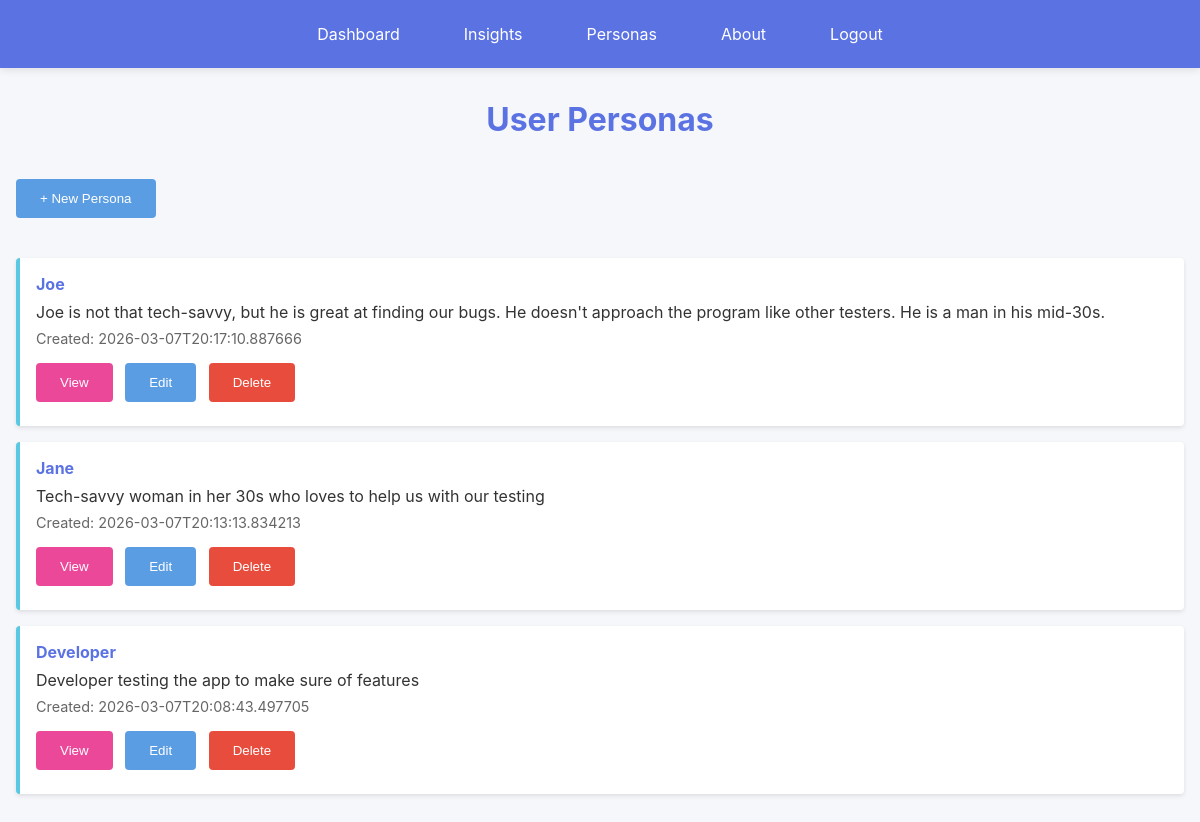
Page /personas (signed in) on the earlier database version.
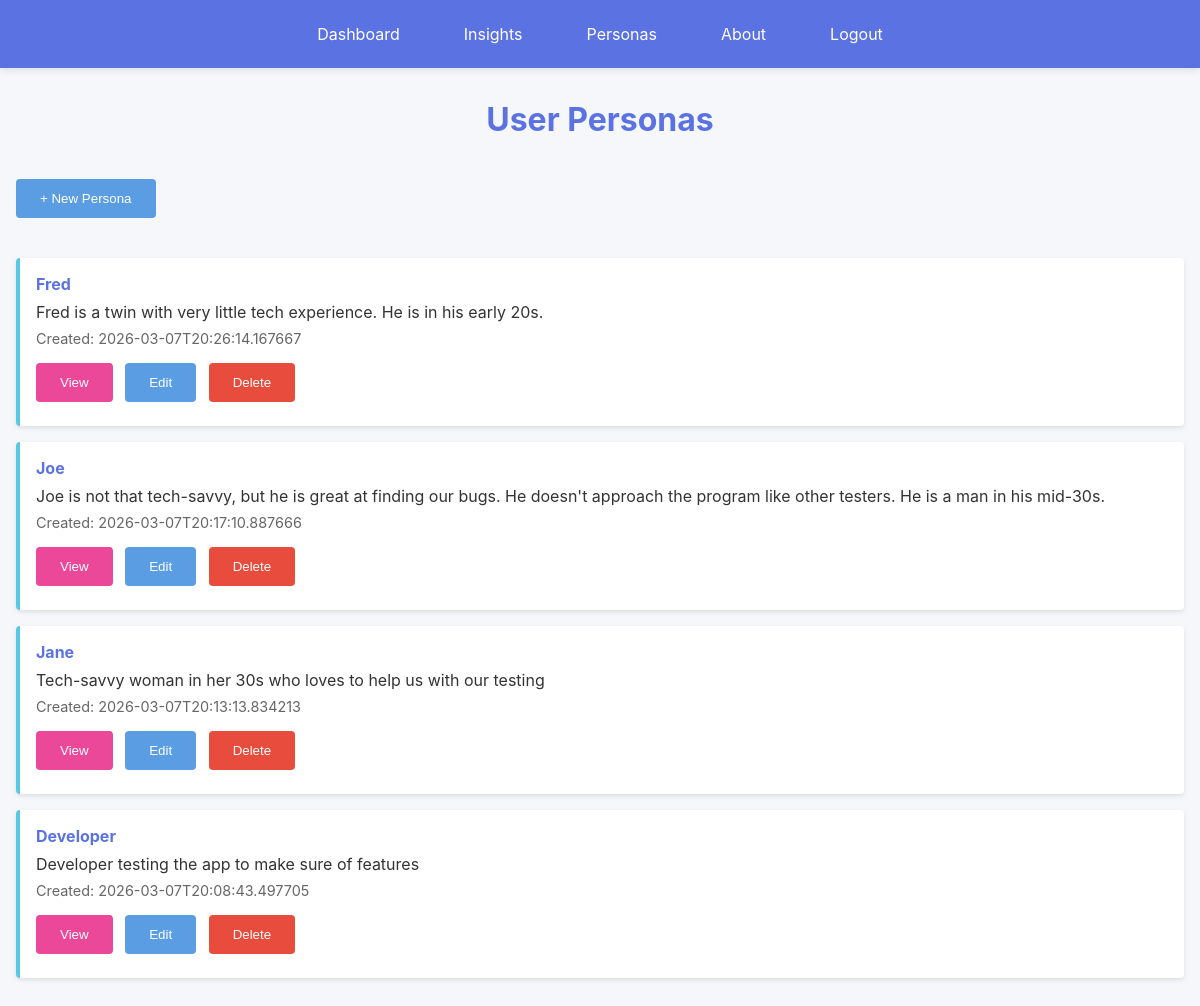
Same page on the later database version.
### models.py (models this page shows, shortened)
class Persona(db.Model):
    __tablename__ = 'personas'
    id = db.Column(db.Integer, primary_key=True)
    user_id = db.Column(db.Integer, db.ForeignKey('users.id'), nullable=True, index=True)
    name = db.Column(db.String(200), nullable=False)
    description = db.Column(db.Text, nullable=False)
    timestamp = db.Column(db.DateTime, nullable=False, default=datetime.utcnow)
    insights = db.relationship('Insight', backref='persona', lazy=True, cascade='all, delete-orphan')
    def to_dict(self):
        return {
            'id': self.id,
            'user_id': self.user_id,
            'name': self.name,
            'description': self.description,
            'timestamp': self.timestamp.isoformat() if self.timestamp else None
        }

### web_app.py (the view)
@app.route('/personas')
@login_required
def personas():
    user_id = current_user_id()
    personas_list = Persona.query.filter_by(user_id=user_id).order_by(Persona.timestamp.desc()).all()
    return render_template('personas.html', personas=[p.to_dict() for p in personas_list])

### web_app.py (called while the page is built)
def current_user_id():
    return session.get('user_id')

def get_current_user():
    user_id = current_user_id()
    if not user_id:
        return None
    return User.query.get(user_id)

def login_required(view_func):
    @wraps(view_func)
    def wrapped(*args, **kwargs):
        if not current_user_id():
            flash('Please log in to continue.', 'error')
            return redirect(url_for('login'))
        return view_func(*args, **kwargs)
    return wrapped

@app.context_processor
def inject_shared_context():
    return {
        'colors': COLORS,
        'current_user': get_current_user()
    }

### templates/personas.html (shortened to what this page needs)
{% extends "base.html" %}
{% block content %}
<h1>User Personas</h1>
<div style="margin-bottom: 2rem;">
    <button class="btn btn-success" onclick="window.location.href='/personas/new'">+ New Persona</button>
</div>
{% if personas %}
<div class="personas-list">
    {% for persona in personas %}
    <div class="persona-item">
        <h4><a href="/personas/{{ persona.id }}" style="color: var(--royal-blue); text-decoration: none;">{{ persona.name }}</a></h4>
        <p>{{ persona.description[:150] }}{% if persona.description|length > 150 %}...{% endif %}</p>
        <div class="meta">Created: {{ persona.timestamp }}</div>
        <div style="margin-top: 0.5rem;">
            <button class="btn btn-view" onclick="window.location.href='/personas/{{ persona.id }}'">View</button>
            <button class="btn btn-secondary" onclick="editPersona('{{ persona.id }}')">Edit</button>
            <button class="btn" onclick="deletePersona('{{ persona.id }}')" style="background-color: #e74c3c;">Delete</button>
        </div>
    </div>
    {% endfor %}
</div>
{% else %}
<div class="empty-state">
    <p>No personas created yet.</p>
    <button class="btn" onclick="window.location.href='/personas/new'">Create Your First Persona</button>
</div>
{% endif %}
{% endblock %}

Differences in the rows shown:
added Persona: name "Fred", description "Fred is a twin with very little tech experience. He is in his early 20s.", timestamp "2026-03-07T20:26:14.167667"
